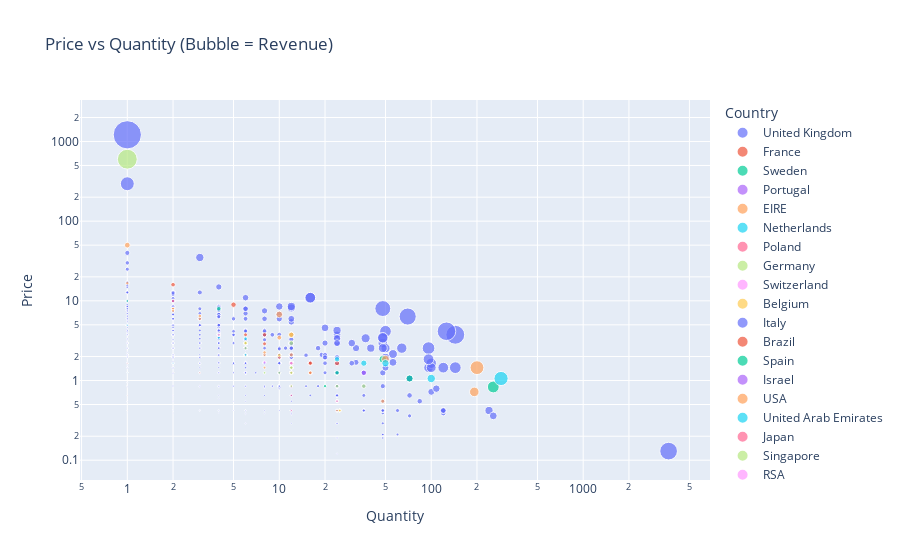

The notebook cell saved with this chart:
### Code cell
fig = px.scatter(df_sample.sample(1000),
                 x='Quantity', y='Price',
                 size='Revenue', color='Country',
                 hover_data=['Revenue', 'Month'],
                 title='Price vs Quantity (Bubble = Revenue)')

fig.update_layout(xaxis_type='log', yaxis_type='log')

fig.show()

### Figure 1 — Plotly figure (JSON) as saved in the notebook; plotly's stock layout.template omitted (floating-point values rounded to 4 significant figures; data arrays with more than 128 entries replaced by an {"elided": "..."} marker saying what was removed)
{"data": [{"customdata": {"elided": "896x2 mixed values"}, "hovertemplate": "Country=United Kingdom<br>Quantity=%{x}<br>Price=%{y}<br>Revenue=%{customdata[0]}<br>Month=%{customdata[1]}<extra></extra>", "legendgroup": "United Kingdom", "marker": {"color": "#636efa", "size": {"elided": "896 float values"}, "sizemode": "area", "sizeref": 3.033, "symbol": "circle"}, "mode": "markers", "name": "United Kingdom", "orientation": "v", "showlegend": true, "type": "scatter", "x": {"elided": "896 int values"}, "xaxis": "x", "y": {"elided": "896 float values"}, "yaxis": "y"}, {"customdata": [[12.6, "2011-04"], [12.6, "2011-11"], [0.42, "2011-03"], [10.2, "2011-11"], [20, "2011-03"], [22.5, "2010-09"], [23.12, "2011-06"], [31.9, "2011-01"], [19.8, "2010-05"], [17.4, "2011-12"], [39.6, "2011-03"], [30, "2010-01"], [26.4, "2011-11"], [12.6, "2011-04"], [26.4, "2011-06"], [19.5, "2010-11"], [44.75, "2011-01"], [0.65, "2010-11"], [3.75, "2011-11"]], "hovertemplate": "Country=France<br>Quantity=%{x}<br>Price=%{y}<br>Revenue=%{customdata[0]}<br>Month=%{customdata[1]}<extra></extra>", "legendgroup": "France", "marker": {"color": "#EF553B", "size": [12.6, 12.6, 0.42, 10.2, 20.0, 22.5, 23.12, 31.9, 19.8, 17.4, 39.6, 30.0, 26.4, 12.6, 26.4, 19.5, 44.75, 0.65, 3.75], "sizemode": "area", "sizeref": 3.033, "symbol": "circle"}, "mode": "markers", "name": "France", "orientation": "v", "showlegend": true, "type": "scatter", "x": [6, 6, 1, 12, 16, 6, 8, 2, 12, 12, 24, 8, 16, 6, 16, 10, 5, 1, 3], "xaxis": "x", "y": [2.1, 2.1, 0.42, 0.85, 1.25, 3.75, 2.89, 15.95, 1.65, 1.45, 1.65, 3.75, 1.65, 2.1, 1.65, 1.95, 8.95, 0.65, 1.25], "yaxis": "y"}, {"customdata": [[88.8, "2010-04"], [212.5, "2011-11"], [76.32, "2010-04"], [17, "2010-09"]], "hovertemplate": "Country=Sweden<br>Quantity=%{x}<br>Price=%{y}<br>Revenue=%{customdata[0]}<br>Month=%{customdata[1]}<extra></extra>", "legendgroup": "Sweden", "marker": {"color": "#00cc96", "size": [88.8, 212.5, 76.32, 17.0], "sizemode": "area", "sizeref": 3.033, "symbol": "circle"}, "mode": "markers", "name": "Sweden", "orientation": "v", "showlegend": true, "type": "scatter", "x": [48, 256, 72, 20], "xaxis": "x", "y": [1.85, 0.83, 1.06, 0.85], "yaxis": "y"}, {"customdata": [[15, "2010-12"], [9.96, "2011-10"], [15, "2011-09"], [5.04, "2010-10"], [17.7, "2010-10"]], "hovertemplate": "Country=Portugal<br>Quantity=%{x}<br>Price=%{y}<br>Revenue=%{customdata[0]}<br>Month=%{customdata[1]}<extra></extra>", "legendgroup": "Portugal", "marker": {"color": "#ab63fa", "size": [15.0, 9.96, 15.0, 5.04, 17.7], "sizemode": "area", "sizeref": 3.033, "symbol": "circle"}, "mode": "markers", "name": "Portugal", "orientation": "v", "showlegend": true, "type": "scatter", "x": [12, 12, 12, 12, 6], "xaxis": "x", "y": [1.25, 0.83, 1.25, 0.42, 2.95], "yaxis": "y"}, {"customdata": [[15, "2010-06"], [15.9, "2010-12"], [17.85, "2010-01"], [19.35, "2010-05"], [13.2, "2011-10"], [16.8, "2010-04"], [45, "2010-10"], [15.9, "2010-10"], [290, "2011-01"], [16.65, "2011-11"], [14.98, "2010-05"], [138.2, "2011-09"], [34.5, "2010-10"], [18, "2011-04"], [20, "2011-08"], [67.5, "2011-10"], [25.2, "2010-11"], [17.7, "2011-09"], [50, "2011-09"], [15, "2010-08"], [92.5, "2010-09"]], "hovertemplate": "Country=EIRE<br>Quantity=%{x}<br>Price=%{y}<br>Revenue=%{customdata[0]}<br>Month=%{customdata[1]}<extra></extra>", "legendgroup": "EIRE", "marker": {"color": "#FFA15A", "size": [15.0, 15.9, 17.85, 19.35, 13.2, 16.8, 45.0, 15.9, 290.0, 16.65, 14.98, 138.2, 34.5, 18.0, 20.0, 67.5, 25.2, 17.7, 50.0, 15.0, 92.5], "sizemode": "area", "sizeref": 3.033, "symbol": "circle"}, "mode": "markers", "name": "EIRE", "orientation": "v", "showlegend": true, "type": "scatter", "x": [12, 2, 3, 3, 24, 8, 12, 2, 200, 1, 2, 192, 10, 8, 16, 10, 12, 6, 1, 12, 50], "xaxis": "x", "y": [1.25, 7.95, 5.95, 6.45, 0.55, 2.1, 3.75, 7.95, 1.45, 16.65, 7.49, 0.72, 3.45, 2.25, 1.25, 6.75, 2.1, 2.95, 50.0, 1.25, 1.85], "yaxis": "y"}, {"customdata": [[4.95, "2009-12"], [13.8, "2011-05"], [305.3, "2011-10"], [106, "2011-01"], [1.25, "2010-09"], [44.4, "2011-01"], [3.3, "2010-07"], [82.5, "2011-05"], [20.1, "2010-05"], [59.4, "2011-06"]], "hovertemplate": "Country=Netherlands<br>Quantity=%{x}<br>Price=%{y}<br>Revenue=%{customdata[0]}<br>Month=%{customdata[1]}<extra></extra>", "legendgroup": "Netherlands", "marker": {"color": "#19d3f3", "size": [4.95, 13.8, 305.3, 106.0, 1.25, 44.4, 3.3, 82.5, 20.1, 59.4], "sizemode": "area", "sizeref": 3.033, "symbol": "circle"}, "mode": "markers", "name": "Netherlands", "orientation": "v", "showlegend": true, "type": "scatter", "x": [1, 4, 288, 100, 1, 24, 2, 50, 6, 36], "xaxis": "x", "y": [4.95, 3.45, 1.06, 1.06, 1.25, 1.85, 1.65, 1.65, 3.35, 1.65], "yaxis": "y"}, {"customdata": [[19.9, "2011-11"], [7.8, "2011-02"]], "hovertemplate": "Country=Poland<br>Quantity=%{x}<br>Price=%{y}<br>Revenue=%{customdata[0]}<br>Month=%{customdata[1]}<extra></extra>", "legendgroup": "Poland", "marker": {"color": "#FF6692", "size": [19.9, 7.8], "sizemode": "area", "sizeref": 3.033, "symbol": "circle"}, "mode": "markers", "name": "Poland", "orientation": "v", "showlegend": true, "type": "scatter", "x": [2, 12], "xaxis": "x", "y": [9.95, 0.65], "yaxis": "y"}, {"customdata": [[12.6, "2010-02"], [17.4, "2011-08"], [10, "2011-11"], [15, "2011-06"], [599.5, "2011-10"], [15.3, "2009-12"], [17.4, "2010-10"], [10.2, "2011-09"], [20.4, "2010-12"], [13.2, "2011-01"], [12.5, "2010-09"], [30.6, "2010-03"], [15, "2010-11"], [17.7, "2011-01"], [10.5, "2010-03"], [12.48, "2011-10"], [35.4, "2011-08"]], "hovertemplate": "Country=Germany<br>Quantity=%{x}<br>Price=%{y}<br>Revenue=%{customdata[0]}<br>Month=%{customdata[1]}<extra></extra>", "legendgroup": "Germany", "marker": {"color": "#B6E880", "size": [12.6, 17.4, 10.0, 15.0, 599.5, 15.3, 17.4, 10.2, 20.4, 13.2, 12.5, 30.6, 15.0, 17.7, 10.5, 12.48, 35.4], "sizemode": "area", "sizeref": 3.033, "symbol": "circle"}, "mode": "markers", "name": "Germany", "orientation": "v", "showlegend": true, "type": "scatter", "x": [6, 12, 8, 12, 1, 6, 12, 12, 24, 24, 10, 36, 4, 6, 25, 6, 12], "xaxis": "x", "y": [2.1, 1.45, 1.25, 1.25, 599.5, 2.55, 1.45, 0.85, 0.85, 0.55, 1.25, 0.85, 3.75, 2.95, 0.42, 2.08, 2.95], "yaxis": "y"}, {"customdata": [[17.7, "2011-10"], [15, "2011-08"], [12.6, "2010-09"], [13.2, "2011-04"], [19.8, "2011-10"]], "hovertemplate": "Country=Switzerland<br>Quantity=%{x}<br>Price=%{y}<br>Revenue=%{customdata[0]}<br>Month=%{customdata[1]}<extra></extra>", "legendgroup": "Switzerland", "marker": {"color": "#FF97FF", "size": [17.7, 15.0, 12.6, 13.2, 19.8], "sizemode": "area", "sizeref": 3.033, "symbol": "circle"}, "mode": "markers", "name": "Switzerland", "orientation": "v", "showlegend": true, "type": "scatter", "x": [6, 4, 6, 24, 12], "xaxis": "x", "y": [2.95, 3.75, 2.1, 0.55, 1.65], "yaxis": "y"}, {"customdata": [[20.8, "2011-06"], [10.5, "2010-03"], [10.5, "2011-12"], [45, "2011-11"]], "hovertemplate": "Country=Belgium<br>Quantity=%{x}<br>Price=%{y}<br>Revenue=%{customdata[0]}<br>Month=%{customdata[1]}<extra></extra>", "legendgroup": "Belgium", "marker": {"color": "#FECB52", "size": [20.8, 10.5, 10.5, 45.0], "sizemode": "area", "sizeref": 3.033, "symbol": "circle"}, "mode": "markers", "name": "Belgium", "orientation": "v", "showlegend": true, "type": "scatter", "x": [10, 25, 25, 12], "xaxis": "x", "y": [2.08, 0.42, 0.42, 3.75], "yaxis": "y"}, {"customdata": [[105, "2010-12"], [39.95, "2011-11"]], "hovertemplate": "Country=Italy<br>Quantity=%{x}<br>Price=%{y}<br>Revenue=%{customdata[0]}<br>Month=%{customdata[1]}<extra></extra>", "legendgroup": "Italy", "marker": {"color": "#636efa", "size": [105.0, 39.95], "sizemode": "area", "sizeref": 3.033, "symbol": "circle"}, "mode": "markers", "name": "Italy", "orientation": "v", "showlegend": true, "type": "scatter", "x": [3, 1], "xaxis": "x", "y": [35.0, 39.95], "yaxis": "y"}, {"customdata": [[1.65, "2010-09"]], "hovertemplate": "Country=Brazil<br>Quantity=%{x}<br>Price=%{y}<br>Revenue=%{customdata[0]}<br>Month=%{customdata[1]}<extra></extra>", "legendgroup": "Brazil", "marker": {"color": "#EF553B", "size": [1.65], "sizemode": "area", "sizeref": 3.033, "symbol": "circle"}, "mode": "markers", "name": "Brazil", "orientation": "v", "showlegend": true, "type": "scatter", "x": [1], "xaxis": "x", "y": [1.65], "yaxis": "y"}, {"customdata": [[31.8, "2010-01"], [30, "2011-01"], [17.7, "2010-03"], [9.95, "2011-01"]], "hovertemplate": "Country=Spain<br>Quantity=%{x}<br>Price=%{y}<br>Revenue=%{customdata[0]}<br>Month=%{customdata[1]}<extra></extra>", "legendgroup": "Spain", "marker": {"color": "#00cc96", "size": [31.8, 30.0, 17.7, 9.95], "sizemode": "area", "sizeref": 3.033, "symbol": "circle"}, "mode": "markers", "name": "Spain", "orientation": "v", "showlegend": true, "type": "scatter", "x": [4, 24, 6, 1], "xaxis": "x", "y": [7.95, 1.25, 2.95, 9.95], "yaxis": "y"}, {"customdata": [[45, "2011-02"]], "hovertemplate": "Country=Israel<br>Quantity=%{x}<br>Price=%{y}<br>Revenue=%{customdata[0]}<br>Month=%{customdata[1]}<extra></extra>", "legendgroup": "Israel", "marker": {"color": "#ab63fa", "size": [45.0], "sizemode": "area", "sizeref": 3.033, "symbol": "circle"}, "mode": "markers", "name": "Israel", "orientation": "v", "showlegend": true, "type": "scatter", "x": [36], "xaxis": "x", "y": [1.25], "yaxis": "y"}, {"customdata": [[10.08, "2010-06"], [26.4, "2010-01"], [11.6, "2010-07"]], "hovertemplate": "Country=USA<br>Quantity=%{x}<br>Price=%{y}<br>Revenue=%{customdata[0]}<br>Month=%{customdata[1]}<extra></extra>", "legendgroup": "USA", "marker": {"color": "#FFA15A", "size": [10.08, 26.4, 11.6], "sizemode": "area", "sizeref": 3.033, "symbol": "circle"}, "mode": "markers", "name": "USA", "orientation": "v", "showlegend": true, "type": "scatter", "x": [24, 48, 8], "xaxis": "x", "y": [0.42, 0.55, 1.45], "yaxis": "y"}, {"customdata": [[12.6, "2010-02"], [17.7, "2010-11"]], "hovertemplate": "Country=United Arab Emirates<br>Quantity=%{x}<br>Price=%{y}<br>Revenue=%{customdata[0]}<br>Month=%{customdata[1]}<extra></extra>", "legendgroup": "United Arab Emirates", "marker": {"color": "#19d3f3", "size": [12.6, 17.7], "sizemode": "area", "sizeref": 3.033, "symbol": "circle"}, "mode": "markers", "name": "United Arab Emirates", "orientation": "v", "showlegend": true, "type": "scatter", "x": [6, 6], "xaxis": "x", "y": [2.1, 2.95], "yaxis": "y"}, {"customdata": [[5.04, "2010-10"]], "hovertemplate": "Country=Japan<br>Quantity=%{x}<br>Price=%{y}<br>Revenue=%{customdata[0]}<br>Month=%{customdata[1]}<extra></extra>", "legendgroup": "Japan", "marker": {"color": "#FF6692", "size": [5.04], "sizemode": "area", "sizeref": 3.033, "symbol": "circle"}, "mode": "markers", "name": "Japan", "orientation": "v", "showlegend": true, "type": "scatter", "x": [12], "xaxis": "x", "y": [0.42], "yaxis": "y"}, {"customdata": [[17.7, "2011-01"]], "hovertemplate": "Country=Singapore<br>Quantity=%{x}<br>Price=%{y}<br>Revenue=%{customdata[0]}<br>Month=%{customdata[1]}<extra></extra>", "legendgroup": "Singapore", "marker": {"color": "#B6E880", "size": [17.7], "sizemode": "area", "sizeref": 3.033, "symbol": "circle"}, "mode": "markers", "name": "Singapore", "orientation": "v", "showlegend": true, "type": "scatter", "x": [6], "xaxis": "x", "y": [2.95], "yaxis": "y"}, {"customdata": [[13.52, "2010-02"]], "hovertemplate": "Country=RSA<br>Quantity=%{x}<br>Price=%{y}<br>Revenue=%{customdata[0]}<br>Month=%{customdata[1]}<extra></extra>", "legendgroup": "RSA", "marker": {"color": "#FF97FF", "size": [13.52], "sizemode": "area", "sizeref": 3.033, "symbol": "circle"}, "mode": "markers", "name": "RSA", "orientation": "v", "showlegend": true, "type": "scatter", "x": [8], "xaxis": "x", "y": [1.69], "yaxis": "y"}, {"customdata": [[17.7, "2011-12"]], "hovertemplate": "Country=Channel Islands<br>Quantity=%{x}<br>Price=%{y}<br>Revenue=%{customdata[0]}<br>Month=%{customdata[1]}<extra></extra>", "legendgroup": "Channel Islands", "marker": {"color": "#FECB52", "size": [17.7], "sizemode": "area", "sizeref": 3.033, "symbol": "circle"}, "mode": "markers", "name": "Channel Islands", "orientation": "v", "showlegend": true, "type": "scatter", "x": [6], "xaxis": "x", "y": [2.95], "yaxis": "y"}], "layout": {"legend": {"itemsizing": "constant", "title": {"text": "Country"}, "tracegroupgap": 0}, "title": {"text": "Price vs Quantity (Bubble = Revenue)"}, "xaxis": {"anchor": "y", "domain": [0, 1], "title": {"text": "Quantity"}, "type": "log"}, "yaxis": {"anchor": "x", "domain": [0, 1], "title": {"text": "Price"}, "type": "log"}}}
